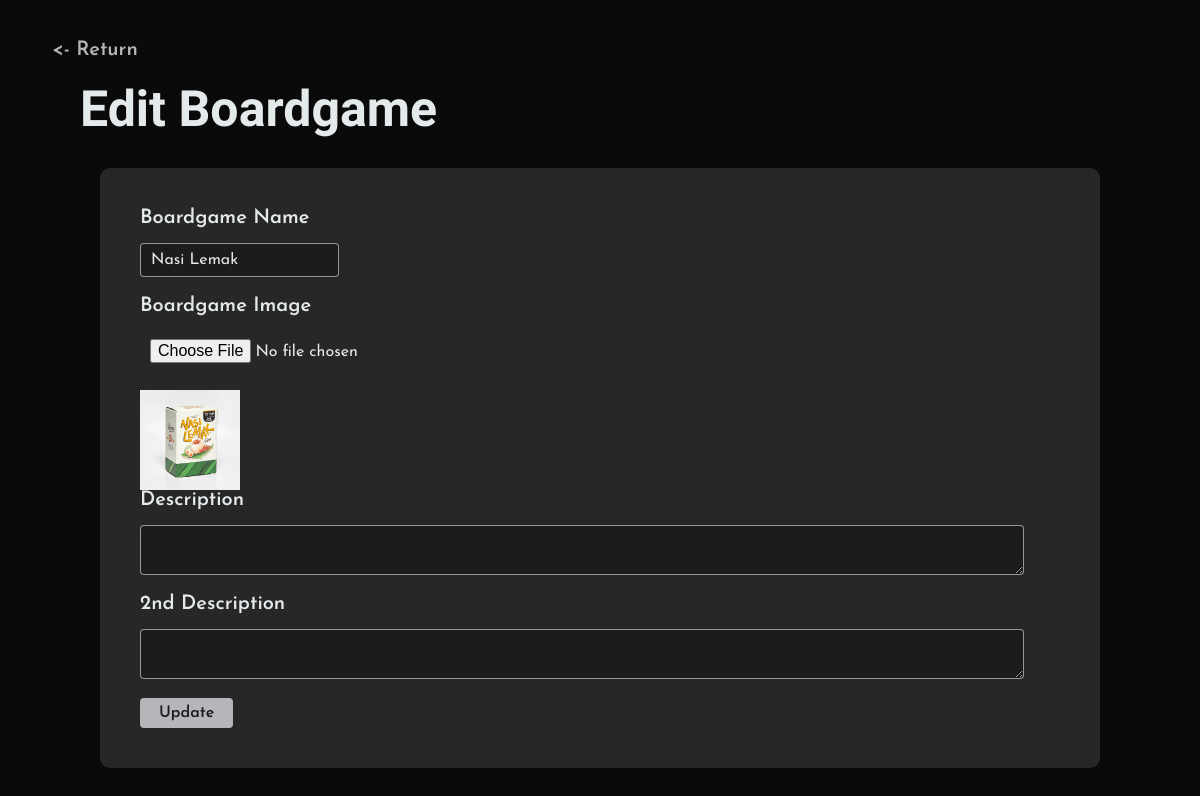
Page /DICE/admin-edit-boardgames.php?boardcode=1 on the committed database.
### tables this page shows
CREATE TABLE `boardgames` (
  `BG_ID` int(11) NOT NULL,
  `BG_Name` varchar(50) NOT NULL,
  `BG_Image` varchar(150) NOT NULL,
  `BG_Des` longtext DEFAULT NULL,
  `BG_Des2` longtext DEFAULT NULL,
  `Isdeleted` tinyint(1) NOT NULL
);

### DICE/admin-edit-boardgames.php (the view, shortened to what this page needs)
<?php include("Base.php");
    $ecode = $_GET["boardcode"] ?? "";
    $sql = "SELECT * FROM boardgames WHERE BG_ID = '$ecode'";
    $result = mysqli_query($connect, $sql);
    $row = mysqli_fetch_assoc($result);
?>
<!DOCTYPE html>
<html>
    <head>
        <link rel="stylesheet" href="admin.css">
    </head>
    <body>
        <a class="returning" href="admin-manage-boardgames.php"><- Return</a>
        <section class="admin-decore">
            <form method="POST" enctype="multipart/form-data">
                <h1>Edit Boardgame</h1>
                <div class="admin-container">
                    <label>Boardgame Name</label><br>
                    <input type="text" name="boardgame_Name" value="<?php echo $row['BG_Name']?>"><br><br>
                    <label>Boardgame Image</label><br>
                    <input type="file" style="background-color:  #272727; color: #E4E9EC; border: none;" name="boardgame_Image" value="<?php echo $row['BG_Image']?>" ><br><br>
                    <img src="assets/<?php echo $row['BG_Image'];?>" width = 100px><br>
                    <label>Description</label><br>
                    <textarea cols="100" name="boardgame_Des" value="<?php echo $row['BG_Des']?>"></textarea><br><br>
                    <label>2nd Description</label><br>
                    <textarea cols="100" name="boardgame_secDex" value="<?php echo $row['BG_Des2']?>"></textarea><br><br>
                    <input type="submit" class="submitbtn" name="savebtn" value="Update">
                </div>
            </form>
        </section>
    </body>
</html>

### DICE/admin.css (style rules this page uses)
* { background-color: #0a0a0a; color: #E4E9EC; font-family: "Texturina"; scroll-behavior: smooth; scrollbar-color: #272727 #0a0a0a; }
body { margin: 40px; }
body h1 { color: #E4E9EC; font-size: 50px; font-weight: 700; margin: 20px 0 30px 0; }
.returning { text-decoration: none; padding: 12px; border: none; color: #B4B6B9; font-size: 20px; font-family: "Josefin Sans"; font-weight: 600; }
.admin-decore { margin: 0; margin: 0 40px; }
.submitbtn { margin: 0 !important; background-color: #B4B6B9 !important; color: #1C1C1C !important; font-weight: 600 !important; font-size: 16px !important; padding: 6px 18px !important; }

### rows in the picture
boardgames: boardgame_Name "Nasi Lemak", BG_Image (picture)
